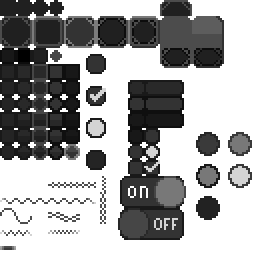
#> input picture images/8x8_ui_elements.png, 128 x 128 px (shown 2 times larger)
$ python downscale_pixel_art.py -i ../images/8x8_ui_elements.png
#> lines starting #> are read from the running program, lines starting #| are printed output that depends on the picture
#!/usr/bin/env python3
"""Crop or downscale a rasterized pixel-art image by inferring the pixel grid.

The script:
1) Finds the content bounding box (alpha-aware, or by background color).
2) Expands that box to a square.
3) Snaps the square to a pixel grid inferred from the desired output size.
4) Samples the center of each grid cell, optionally merging near colors to
   smooth minor rasterization noise.

Default behavior is `crop`: write out only the detected content bounding box.
The existing downscale pipeline is kept around for later iterations.
"""

from __future__ import annotations

import argparse
import math
import pathlib
from typing import Iterable, List, Sequence, Tuple

try:
  from PIL import Image, ImageDraw
except ImportError as exc:  # pragma: no cover - depends on environment
  raise SystemExit(
      "Pillow is required to run this script. Install it with `pip install Pillow`."
  ) from exc

Color = Tuple[int, int, int, int]
BBox = Tuple[int, int, int, int]
BACKGROUND_THRESHOLD = 24
RUN_LENGTH_THRESHOLD = 4


def parse_args() -> argparse.Namespace:
  parser = argparse.ArgumentParser(
      description=(
          "Crop or downscale a pixel-art image. Default is `crop`, which writes the "
          "detected content region to an output file."
      )
  )
  parser.add_argument(
      "--mode",
      "-m",
      choices=("crop", "downscale"),
      default="crop",
      help="Operation mode (default: crop).",
  )
  parser.add_argument(
      "--input",
      "-i",
      type=pathlib.Path,
      required=True,
      help="Path to the source image.",
  )
  parser.add_argument(
      "--output",
      "-o",
      type=pathlib.Path,
      default=None,
      help="Destination path for the output image (default: derived from input).",
  )
  parser.add_argument(
      "--size",
      "--output-size",
      "--target-size",
      "-s",
      dest="size",
      type=int,
      default=16,
      help="Width/height of the output image in pixels (default: 16)",
  )
  parser.add_argument(
      "--pixel-size",
      "-p",
      type=int,
      default=None,
      help="Size (in source pixels) of one output pixel cell (required for downscale).",
  )
  parser.add_argument(
      "--tolerance",
      "-t",
      type=float,
      default=None,
      help=(
          "RGB distance tolerance in [0,1] for merging similar colors "
          "(omit to keep original sampled colors)"
      ),
  )
  parser.add_argument(
      "--debug-grid",
      "-d",
      action="store_true",
      help="If set, writes a debug image with the aligned grid overlay.",
  )
  parser.add_argument(
      "--bg-threshold",
      "-b",
      type=int,
      default=BACKGROUND_THRESHOLD,
      help=f"Background RGB threshold for content detection (default: {BACKGROUND_THRESHOLD}).",
  )
  parser.add_argument(
      "--run-threshold",
      "-r",
      type=int,
      default=RUN_LENGTH_THRESHOLD,
      help=(
          "RGB closeness threshold for grouping runs during pixel-size inference "
          f"(default: {RUN_LENGTH_THRESHOLD}; lower values split runs sooner)."
      ),
  )
  return parser.parse_args()


def detect_content_bbox(
    image: Image.Image, background_threshold: int = BACKGROUND_THRESHOLD
) -> BBox:
  """Detect the bounding box of visible content."""
  alpha = image.getchannel("A")
  alpha_min, alpha_max = alpha.getextrema()

  if alpha_max == 0:
    raise ValueError("Image contains no visible pixels.")

  if alpha_min < 255:
    bbox = alpha.getbbox()
    if bbox is None:
      raise ValueError("Image contains no visible pixels.")
    return bbox

  width, height = image.size
  bg = detect_background_color(image)

  min_x, min_y = width, height
  max_x, max_y = -1, -1

  for idx, pixel in enumerate(image.getdata()):
    if not _color_close(pixel, bg, threshold=background_threshold):
      x = idx % width
      y = idx // width
      if x < min_x:
        min_x = x
      if y < min_y:
        min_y = y
      if x > max_x:
        max_x = x
      if y > max_y:
        max_y = y

  if max_x == -1:
    raise ValueError("No content detected; image appears to be a solid color.")

  return (min_x, min_y, max_x + 1, max_y + 1)


# [21 lines left out: function expand_to_square, not called in this run]


def _color_close(a: Color, b: Color, threshold: int = BACKGROUND_THRESHOLD) -> bool:
  """Cheap closeness check in RGB space."""
  return (
      abs(a[0] - b[0]) <= threshold and
      abs(a[1] - b[1]) <= threshold and
      abs(a[2] - b[2]) <= threshold
  )


def detect_background_color(image: Image.Image) -> Color:
  """Estimate the dominant background color from the border pixels."""
  width, height = image.size
  pixels = image.load()
  bg_candidates = []
  for x in range(width):
    bg_candidates.append(pixels[x, 0])
    bg_candidates.append(pixels[x, height - 1])
  for y in range(height):
    bg_candidates.append(pixels[0, y])
    bg_candidates.append(pixels[width - 1, y])

  opaque_candidates = [c for c in bg_candidates if len(c) >= 4 and c[3] >= 250]
  if opaque_candidates:
    bg_candidates = opaque_candidates

  if not bg_candidates:
    return (0, 0, 0, 0)

  rs = sorted(c[0] for c in bg_candidates)
  gs = sorted(c[1] for c in bg_candidates)
  bs = sorted(c[2] for c in bg_candidates)
  mid = len(bg_candidates) // 2
  if len(bg_candidates) % 2 == 0:
    r = (rs[mid - 1] + rs[mid]) // 2
    g = (gs[mid - 1] + gs[mid]) // 2
    b = (bs[mid - 1] + bs[mid]) // 2
  else:
    r = rs[mid]
    g = gs[mid]
    b = bs[mid]

  return (int(r), int(g), int(b), 255)


def make_background_transparent(
    image: Image.Image, background_color: Color, threshold: int
) -> Image.Image:
  if threshold < 0:
    raise ValueError("Background threshold must be non-negative.")

  output = image.copy()
  data = list(output.getdata())
  new_data: List[Color] = []
  for pixel in data:
    if pixel[3] == 0:
      new_data.append(pixel)
      continue
    if _color_close(pixel, background_color, threshold=threshold):
      new_data.append((pixel[0], pixel[1], pixel[2], 0))
    else:
      new_data.append(pixel)
  output.putdata(new_data)
  return output


def infer_pixel_size(
    image: Image.Image,
    bbox: BBox,
    target_size: int,
    background_color: Color | None = None,
    run_threshold: int = RUN_LENGTH_THRESHOLD,
    background_threshold: int = BACKGROUND_THRESHOLD,
) -> int:
  """Infer the pixel size by histogramming run-lengths across sampled scanlines."""
  left, top, right, bottom = bbox
  width = right - left
  height = bottom - top

  rows = list(range(top, bottom, max(1, height // 8)))[:16]
  cols = list(range(left, right, max(1, width // 8)))[:16]

  if not rows:
    rows = [top + height // 2]
  if not cols:
    cols = [left + width // 2]

  pixels = image.load()
  runs: List[int] = []
  expected_size = max(1, round(max(width, height) / float(target_size)))

  def collect_run_lengths(line: Sequence[Color]) -> None:
    if not line:
      return
    last = None
    length = 0
    last_is_bg = False

    for color in line:
      is_bg = (
          background_color is not None and
          _color_close(color, background_color, background_threshold)
      )

      if last is None:
        last = color
        last_is_bg = is_bg
        length = 0 if is_bg else 1
        continue

      if is_bg:
        if not last_is_bg and length > 0:
          runs.append(length)
        last = color
        last_is_bg = True
        length = 0
        continue

      if last_is_bg:
        last = color
        last_is_bg = False
        length = 1
        continue

      if _color_close(color, last, threshold=run_threshold):
        length += 1
      else:
        runs.append(length)
        last = color
        length = 1

    if length > 0 and not last_is_bg:
      runs.append(length)

  for y in rows:
    line = [pixels[x, y] for x in range(left, right)]
    collect_run_lengths(line)
  for x in cols:
    line = [pixels[x, y] for y in range(top, bottom)]
    collect_run_lengths(line)

  lower = max(1, expected_size // 4)
  upper = expected_size * 4
  filtered = [r for r in runs if lower <= r <= upper]
  if not filtered:
    return expected_size

  histogram = {}
  for r in filtered:
    histogram[r] = histogram.get(r, 0) + 1

  dominant_value, dominant_count = max(
      histogram.items(),
      key=lambda kv: (
          kv[1],
          -abs(kv[0] - expected_size),
          -kv[0],
      ),
  )

  inferred = dominant_value

  inferred = max(1, inferred)
  inferred = min(inferred, max(1, min(width, height)))
  return inferred


# [45 lines left out: functions align_sample_region, sample_centers, not called in this run]


def normalize_rgb(color: Color) -> Tuple[float, float, float]:
  r, g, b = color[:3]
  return (r / 255.0, g / 255.0, b / 255.0)


# [72 lines left out: functions color_distance, merge_palette, write_output, write_debug_overlay, write_grid_overlay, not called in this run]


def crop_to_content(
    input_path: pathlib.Path,
    output_path: pathlib.Path,
    background_threshold: int,
    target_size: int,
    debug_grid: bool,
    run_threshold: int,
) -> None:
  image = Image.open(input_path).convert("RGBA")
  background_color = detect_background_color(image)
  bbox = detect_content_bbox(image, background_threshold=background_threshold)
  cropped = image.crop(bbox)

  cropped = make_background_transparent(
      cropped, background_color=background_color, threshold=background_threshold
  )

  inferred_pixel_size = infer_pixel_size(
      cropped,
      (0, 0, cropped.width, cropped.height),
      target_size=target_size,
      background_color=background_color,
      run_threshold=run_threshold,
      background_threshold=background_threshold,
  )

  cropped.save(output_path)
  print(f"Input: {image.width}x{image.height}")
  print(f"Background color: {background_color}")
  print(f"Content bbox: {bbox}")
  print(f"Inferred pixel size: {inferred_pixel_size}")
  if debug_grid:
    grid_path = grid_overlay_path(output_path)
    write_grid_overlay(cropped, inferred_pixel_size, grid_path)
    print(f"Wrote grid overlay to {grid_path}")
  print(f"Wrote {output_path} ({cropped.width}x{cropped.height})")


# [48 lines left out: function downscale, not called in this run]


def default_output_path(input_path: pathlib.Path, mode: str) -> pathlib.Path:
  if mode == "crop":
    suffix = "_cropped"
  else:
    suffix = "_downscaled"
  return input_path.with_name(f"{input_path.stem}{suffix}{input_path.suffix}")


# [7 lines left out: function grid_overlay_path, not called in this run]


def main() -> None:
  args = parse_args()
  output_path = args.output if args.output is not None else default_output_path(
      args.input, args.mode
  )

  if args.mode == "crop":
    crop_to_content(
        args.input,
        output_path,
        args.bg_threshold,
        target_size=args.size,
        debug_grid=args.debug_grid,
        run_threshold=args.run_threshold,
    )
#> in crop_to_content, image is the input picture: PIL image 128x128 RGBA; mean R, G, B, A 24.3, 24.3, 24.3, 116.1
#> after the loop in detect_background_color, `for x in range(width):`: bg_candidates = 256 items, first 6: (32, 32, 32, 255), (0, 0, 0, 0), (32, 32, 32, 255), (0, 0, 0, 0), (32, 32, 32, 255), (0, 0, 0, 0)
#> after the loop in detect_background_color, `for y in range(height):`: bg_candidates = 512 items, first 6: (32, 32, 32, 255), (0, 0, 0, 0), (32, 32, 32, 255), (0, 0, 0, 0), (32, 32, 32, 255), (0, 0, 0, 0)
#> in detect_background_color, `opaque_candidates = [c for c in bg_candidates if len(c) >= 4 and c[3] ..`: opaque_candidates = 96 items, first 6: (32, 32, 32, 255), (32, 32, 32, 255), (32, 32, 32, 255), (32, 32, 32, 255), (32, 32, 32, 255), (32, 32, 32, 255)
#> in detect_background_color, `bg_candidates = opaque_candidates`: bg_candidates has the same summary as opaque_candidates
#> in detect_background_color, `rs = sorted(c[0] for c in bg_candidates)`: rs = 96 values from 13 to 77
#> in detect_background_color, `mid = len(bg_candidates) // 2`: mid = 48
#> in detect_background_color, `r = (rs[mid - 1] + rs[mid]) // 2`: r = 32
#> in crop_to_content, `background_color = detect_background_color(image)`: background_color = (32, 32, 32, 255)
#> in detect_content_bbox, `alpha = image.getchannel("A")`:
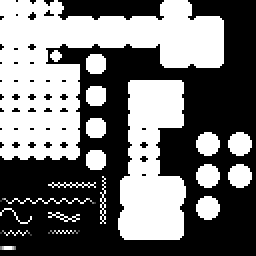
#> alpha: PIL image 128x128 L (shown 2 times larger); min 0, max 255, mean 116.1
#> in detect_content_bbox, `alpha_min, alpha_max = alpha.getextrema()`: alpha_min = 0; alpha_max = 255
#> in detect_content_bbox, `bbox = alpha.getbbox()`: bbox = (0, 0, 126, 125)
#> in crop_to_content, `cropped = image.crop(bbox)`:
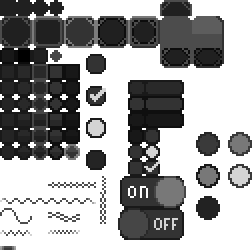
#> cropped: PIL image 126x125 RGBA (shown 2 times larger); mean R, G, B, A 25.3, 25.3, 25.3, 120.8; transparent parts drawn white
#> in make_background_transparent, `data = list(output.getdata())`: data = 15750 items, first 6: (32, 32, 32, 255), (32, 32, 32, 255), (32, 32, 32, 255), (32, 32, 32, 255), (32, 32, 32, 255), (32, 32, 32, 255)
#> the loop in make_background_transparent, `for pixel in data:` made 15750 passes
#> after the loop in make_background_transparent, `for pixel in data:`: new_data = 15750 items, first 6: (32, 32, 32, 0), (32, 32, 32, 0), (32, 32, 32, 0), (32, 32, 32, 0), (32, 32, 32, 0), (32, 32, 32, 0)
#> in make_background_transparent, `output.putdata(new_data)`:
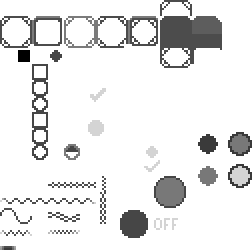
#> output: PIL image 126x125 RGBA (shown 2 times larger); mean R, G, B, A 25.3, 25.3, 25.3, 37.8; transparent parts drawn white
#> in crop_to_content, `inferred_pixel_size = infer_pixel_size( cropped, (0, 0, cropped.width,..`: inferred_pixel_size = 6
#| Input: 128x128
#| Background color: (32, 32, 32, 255)
#| Content bbox: (0, 0, 126, 125)
#| Inferred pixel size: 6
#| Wrote ../images/8x8_ui_elements_cropped.png (126x125)
    return

  if args.pixel_size is None:
    raise SystemExit("`--pixel-size` is required when --mode=downscale.")

  downscale(
      args.input,
      output_path,
      args.size,
      args.pixel_size,
      args.tolerance,
      args.debug_grid,
      background_threshold=args.bg_threshold,
  )
  print(f"Wrote {output_path} ({args.size}x{args.size})")


if __name__ == "__main__":
  main()

$ run again, on images/font.png
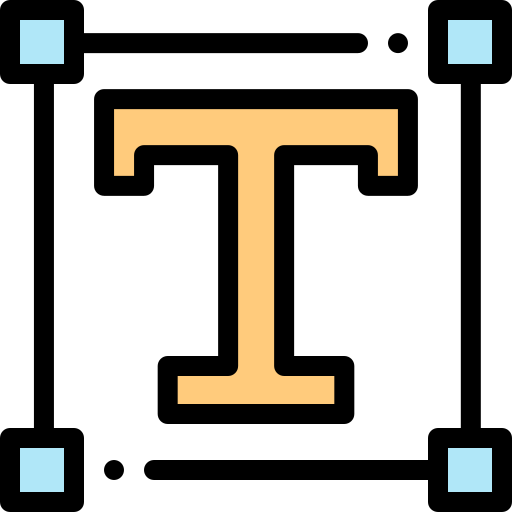
#> input picture images/font.png, 512 x 512 px
#> in crop_to_content, image is the input picture: PIL image 512x512 RGBA; mean R, G, B, A 28.8, 25.6, 18.8, 106.5
#> after the loop in detect_background_color, `for x in range(width):`: bg_candidates = 1024 items, first 6: (0, 0, 0, 0), (0, 0, 0, 0), (0, 0, 0, 0), (0, 0, 0, 0), (0, 0, 0, 0), (0, 0, 0, 0)
#> after the loop in detect_background_color, `for y in range(height):`: bg_candidates = 2048 items, first 6: (0, 0, 0, 0), (0, 0, 0, 0), (0, 0, 0, 0), (0, 0, 0, 0), (0, 0, 0, 0), (0, 0, 0, 0)
#> opaque_candidates = 512 items, first 6: (0, 0, 0, 255), (0, 0, 0, 255), (0, 0, 0, 255), (0, 0, 0, 255), (0, 0, 0, 255), (0, 0, 0, 255)
#> in detect_background_color, `bg_candidates = opaque_candidates`: bg_candidates has the same summary as opaque_candidates
#> rs = 512 values from 0 to 0
#> mid = 256
#> r = 0
#> background_color = (0, 0, 0, 255)
#> in detect_content_bbox, `alpha = image.getchannel("A")`:
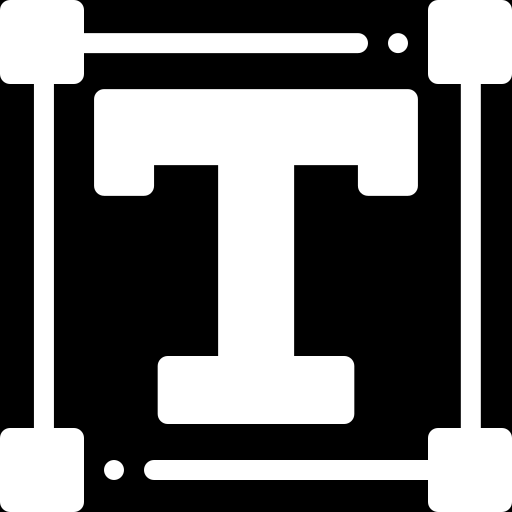
#> alpha: PIL image 512x512 L; min 0, max 255, mean 106.5
#> alpha_min = 0; alpha_max = 255
#> in detect_content_bbox, `bbox = alpha.getbbox()`: bbox = (0, 0, 512, 512)
#> data = 262144 items
#> the loop in make_background_transparent, `for pixel in data:` made 262144 passes
#> in make_background_transparent, `output.putdata(new_data)`:
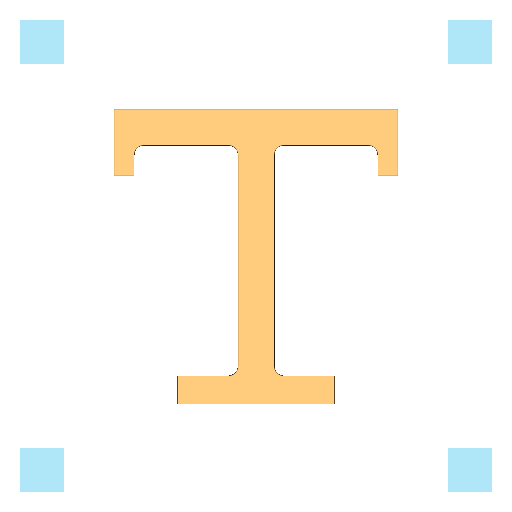
#> output: PIL image 512x512 RGBA; mean R, G, B, A 28.8, 25.6, 18.8, 31.6; transparent parts drawn white
#> inferred_pixel_size = 35
#| Input: 512x512
#| Background color: (0, 0, 0, 255)
#| Content bbox: (0, 0, 512, 512)
#| Inferred pixel size: 35
#| Wrote ../images/font_cropped.png (512x512)

$ run again, on images/headphone_big.png
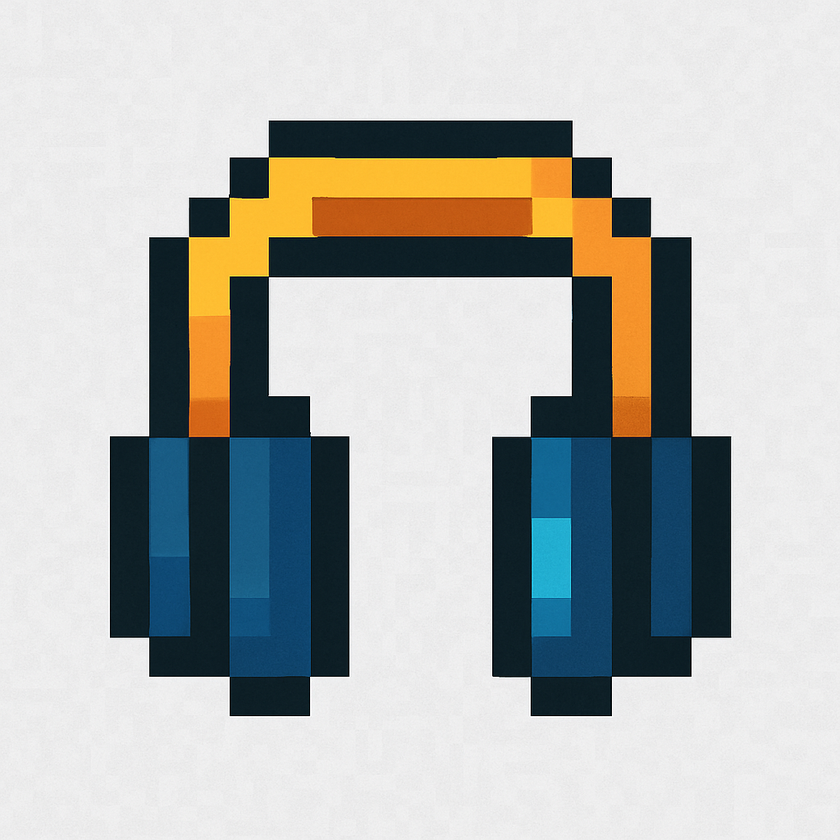
#> input picture images/headphone_big.png, 840 x 840 px, shrunk from 1024 x 1024 before the run
#> after the loop in detect_background_color, `for x in range(width):`: bg_candidates = 1680 items, first 6: (236, 236, 236, 255), (236, 235, 236, 255), (237, 236, 236, 255), (237, 238, 239, 255), (237, 235, 236, 255), (237, 237, 237, 255)
#> after the loop in detect_background_color, `for y in range(height):`: bg_candidates = 3360 items, first 6: (236, 236, 236, 255), (236, 235, 236, 255), (237, 236, 236, 255), (237, 238, 239, 255), (237, 235, 236, 255), (237, 237, 237, 255)
#> opaque_candidates has the same summary as bg_candidates
#> rs = 3360 values from 229 to 242
#> gs = 3360 values from 230 to 241
#> bs = 3360 values from 230 to 242
#> mid = 1680
#> r = 237
#> g = 236
#> b = 237
#> background_color = (237, 236, 237, 255)
#> alpha: PIL image 840x840 L; every value is 255
#> alpha_min = 255
#> bg = (237, 236, 237, 255)
#> the loop in detect_content_bbox, `for idx, pixel in enumerate(image.getdata()):` made 705600 passes
#> after the loop in detect_content_bbox, `for idx, pixel in enumerate(image.getdata()):`: max_x = 731; max_y = 715; min_x = 110; min_y = 120
#> bbox = (110, 120, 732, 716)
#> in crop_to_content, `cropped = image.crop(bbox)`:
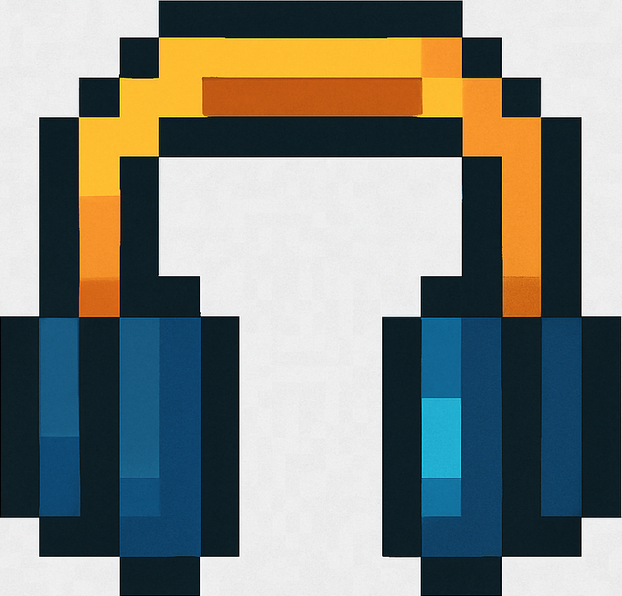
#> cropped: PIL image 622x596 RGBA; mean R, G, B, A 128.7, 133.2, 127.5, 255
#> data = 370712 items
#> the loop in make_background_transparent, `for pixel in data:` made 370712 passes
#> pixel on passes 1 to 3: (238, 237, 238, 255), (237, 236, 237, 255), (237, 236, 238, 255)
#> in make_background_transparent, `output.putdata(new_data)`:
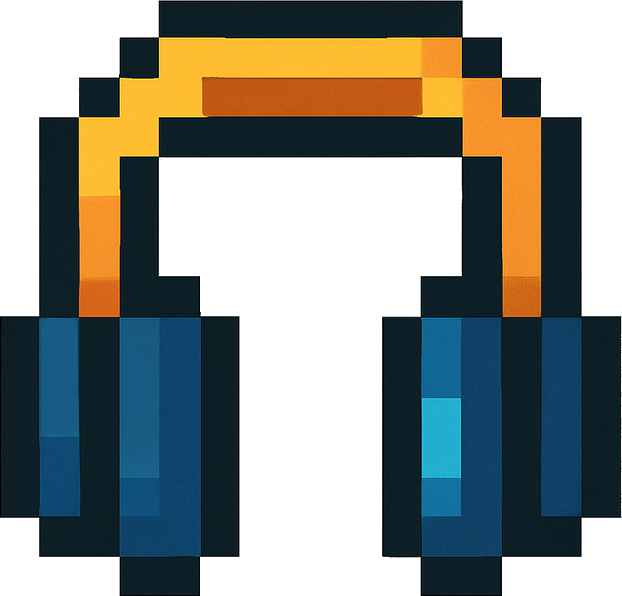
#> output: PIL image 622x596 RGBA; mean R, G, B, A 128.7, 133.2, 127.5, 156.5; transparent parts drawn white
#> inferred_pixel_size = 10
#| Input: 840x840
#| Background color: (237, 236, 237, 255)
#| Content bbox: (110, 120, 732, 716)
#| Inferred pixel size: 10
#| Wrote ../images/headphone_big_cropped.png (622x596)
